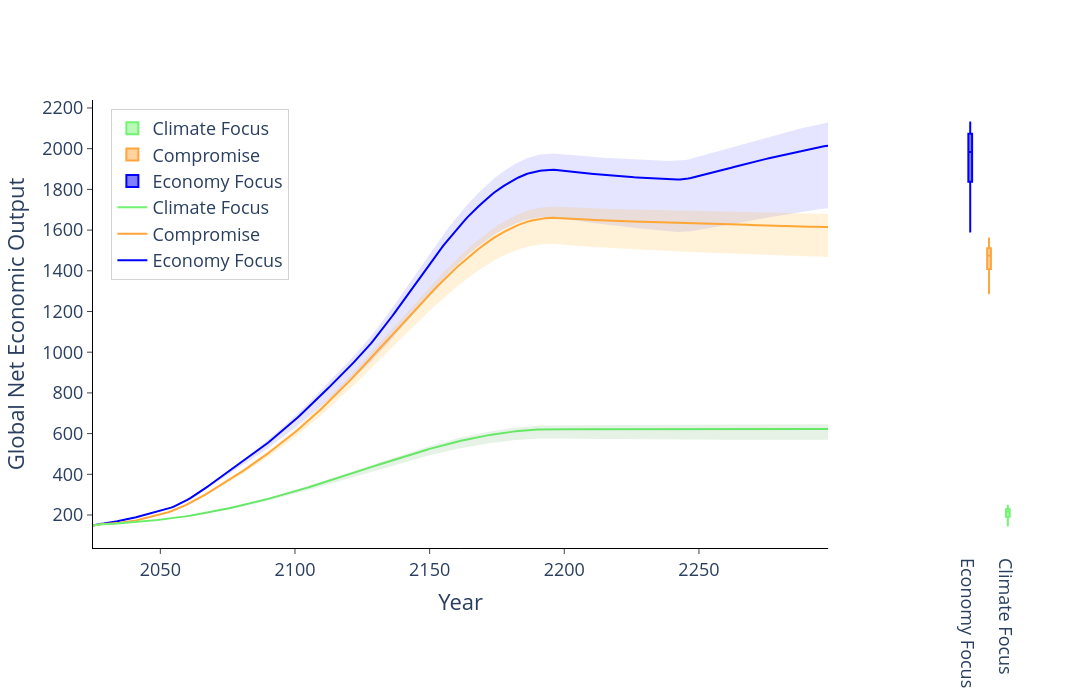

The code cell stored with this chart in its notebook:
### Code cell
## Plot 2b — Global Net Economic Output: HASAC

hasac_neo_paths = [
    npy_path(hasac_runs[n], hasac_info[n]['prefix'], 'net_economic_output')
    for n in hasac_runs
]

# Simplified labels for cleaner legend
neo_labels = [f'Weight {list(hasac_runs.keys())[i].split("_w")[-1]}' for i in range(len(hasac_runs))]

fig_neo = plot_comparison_with_boxplots(
    data_paths=hasac_neo_paths,
    labels=['Economy Focus', 'Compromise', 'Climate Focus'],
    start_year=2015,
    end_year=2300,
    data_timestep=5,
    timestep=1,
    visualization_start_year=2025,
    visualization_end_year=2298,
    yaxis_range=None,
    plot_title='',
    output_path='.',
    xaxis_title='Year',
    yaxis_title='Global Net Economic Output',
    template='plotly_white',
    width=1200,
    height=700,
    colors=["rgba(0,0,255,0.1)", "rgba(255,165,0,0.15)", "rgba(0,128,0,0.1)"],
    linecolors=["blue", "#FFA53E", "#72F372"],
    show_red_dashed_line=False,
    saving=False,
    show_interquartile_range=False,
    transpose_data=True,
    show_min_max=True,
    dtick=200,
)

# Clean up legend positioning
fig_neo.update_layout(
    legend=dict(
        x=0.02,
        y=0.98,
        xanchor='left',
        yanchor='top',
        bgcolor='rgba(255, 255, 255, 0.8)',
        bordercolor='lightgray',
        borderwidth=1
    )
)

fig_neo.show()
if SAVE_FIGURES:
    fig_neo.write_image(OUTPUT_DIR / 'net_economic_output_comparison.png', scale=2)

### Figure 1 — Plotly figure (JSON) as saved in the notebook; plotly's stock layout.template omitted (floating-point values rounded to 4 significant figures; data arrays with more than 128 entries replaced by an {"elided": "..."} marker saying what was removed)
{"data": [{"line": {"color": "blue"}, "mode": "lines", "name": "Economy Focus", "type": "scatter", "x": {"elided": "274 int values"}, "xaxis": "x", "y": {"elided": "274 float values"}, "yaxis": "y"}, {"fillcolor": "rgba(0,0,255,0.1)", "line": {"width": 0}, "mode": "lines", "showlegend": false, "type": "scatter", "x": {"elided": "274 int values"}, "xaxis": "x", "y": {"elided": "274 float values"}, "yaxis": "y"}, {"fill": "tonexty", "fillcolor": "rgba(0,0,255,0.1)", "line": {"width": 0}, "mode": "lines", "showlegend": false, "type": "scatter", "x": {"elided": "274 int values"}, "xaxis": "x", "y": {"elided": "274 float values"}, "yaxis": "y"}, {"line": {"color": "#FFA53E"}, "mode": "lines", "name": "Compromise", "type": "scatter", "x": {"elided": "274 int values"}, "xaxis": "x", "y": {"elided": "274 float values"}, "yaxis": "y"}, {"fillcolor": "rgba(255,165,0,0.15)", "line": {"width": 0}, "mode": "lines", "showlegend": false, "type": "scatter", "x": {"elided": "274 int values"}, "xaxis": "x", "y": {"elided": "274 float values"}, "yaxis": "y"}, {"fill": "tonexty", "fillcolor": "rgba(255,165,0,0.15)", "line": {"width": 0}, "mode": "lines", "showlegend": false, "type": "scatter", "x": {"elided": "274 int values"}, "xaxis": "x", "y": {"elided": "274 float values"}, "yaxis": "y"}, {"line": {"color": "#72F372"}, "mode": "lines", "name": "Climate Focus", "type": "scatter", "x": {"elided": "274 int values"}, "xaxis": "x", "y": {"elided": "274 float values"}, "yaxis": "y"}, {"fillcolor": "rgba(0,128,0,0.1)", "line": {"width": 0}, "mode": "lines", "showlegend": false, "type": "scatter", "x": {"elided": "274 int values"}, "xaxis": "x", "y": {"elided": "274 float values"}, "yaxis": "y"}, {"fill": "tonexty", "fillcolor": "rgba(0,128,0,0.1)", "line": {"width": 0}, "mode": "lines", "showlegend": false, "type": "scatter", "x": {"elided": "274 int values"}, "xaxis": "x", "y": {"elided": "274 float values"}, "yaxis": "y"}, {"marker": {"color": "blue", "line": {"color": "gray", "width": 0.3}}, "name": "Economy Focus", "type": "box", "width": 0.2, "xaxis": "x2", "y": [2119.0, 1942.0, 2115.0, 2047.0, 2014.0, 1949.0, 1885.0, 2040.0, 1707.0, 1796.0, 2097.0, 1735.0, 2129.0, 2041.0, 1976.0], "yaxis": "y2"}, {"marker": {"color": "#FFA53E", "line": {"color": "gray", "width": 0.3}}, "name": "Compromise", "type": "box", "width": 0.2, "xaxis": "x2", "y": [1677.0, 1570.0, 1664.0, 1631.0, 1615.0, 1607.0, 1560.0, 1633.0, 1491.0, 1519.0, 1646.0, 1468.0, 1680.0, 1629.0, 1596.0], "yaxis": "y2"}, {"marker": {"color": "#72F372", "line": {"color": "gray", "width": 0.3}}, "name": "Climate Focus", "type": "box", "width": 0.2, "xaxis": "x2", "y": [645.4, 606.7, 640.5, 628.9, 623.0, 620.4, 603.0, 629.7, 578.9, 588.4, 633.7, 569.5, 646.4, 628.1, 616.3], "yaxis": "y2"}], "layout": {"annotations": [{"font": {"size": 16}, "showarrow": false, "text": " ", "x": 0.865, "xanchor": "center", "xref": "paper", "y": 1, "yanchor": "bottom", "yref": "paper"}], "font": {"size": 18}, "height": 700, "legend": {"bgcolor": "rgba(255, 255, 255, 0.8)", "bordercolor": "lightgray", "borderwidth": 1, "x": 0.02, "xanchor": "left", "y": 0.98, "yanchor": "top"}, "width": 1200, "xaxis": {"anchor": "y", "domain": [0, 0.8], "linecolor": "black", "linewidth": 1, "showgrid": false, "showline": true, "ticks": "outside", "title": {"text": "Year"}}, "xaxis2": {"anchor": "y2", "domain": [0.95, 1], "showgrid": false}, "yaxis": {"anchor": "x", "domain": [0, 1], "dtick": 200, "linecolor": "black", "linewidth": 1, "showgrid": false, "showline": true, "tick0": 0, "ticks": "outside", "title": {"text": "Global Net Economic Output"}}, "yaxis2": {"anchor": "x2", "domain": [0, 1], "showgrid": false, "showticklabels": false, "title": {"text": " "}}}}
